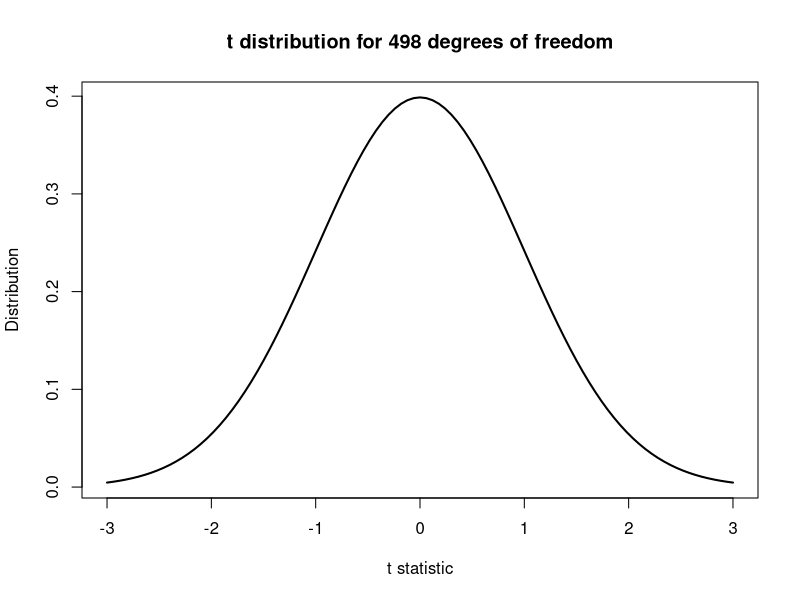
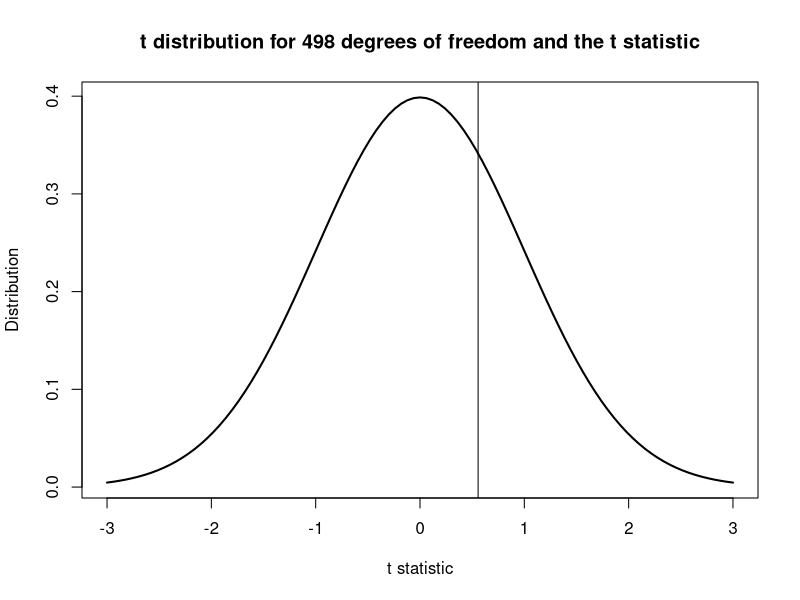
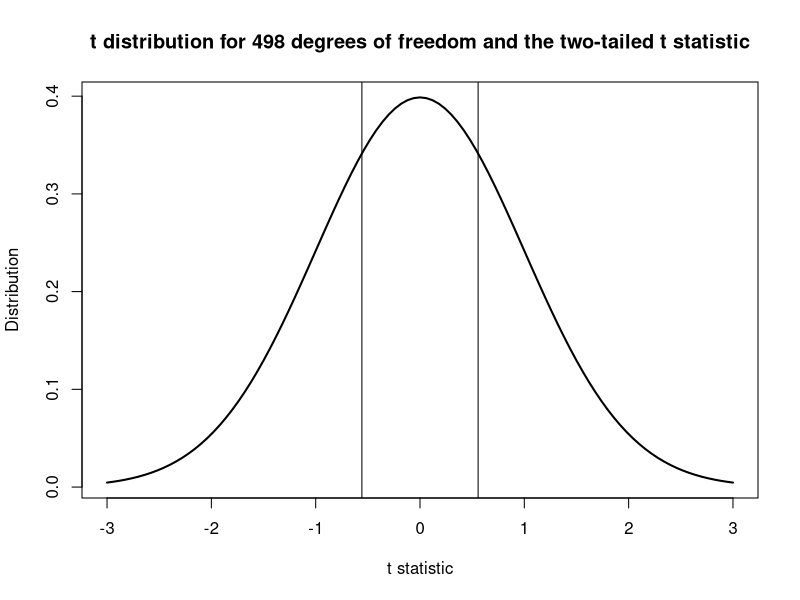
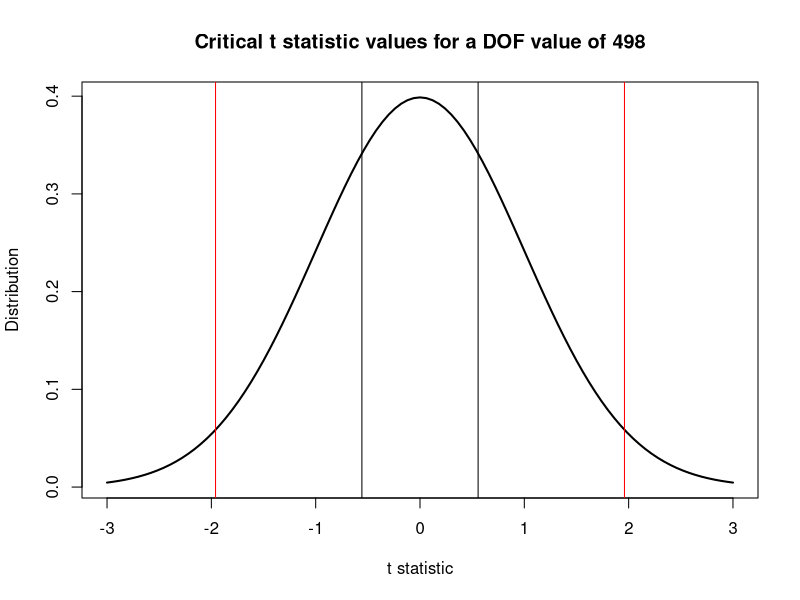
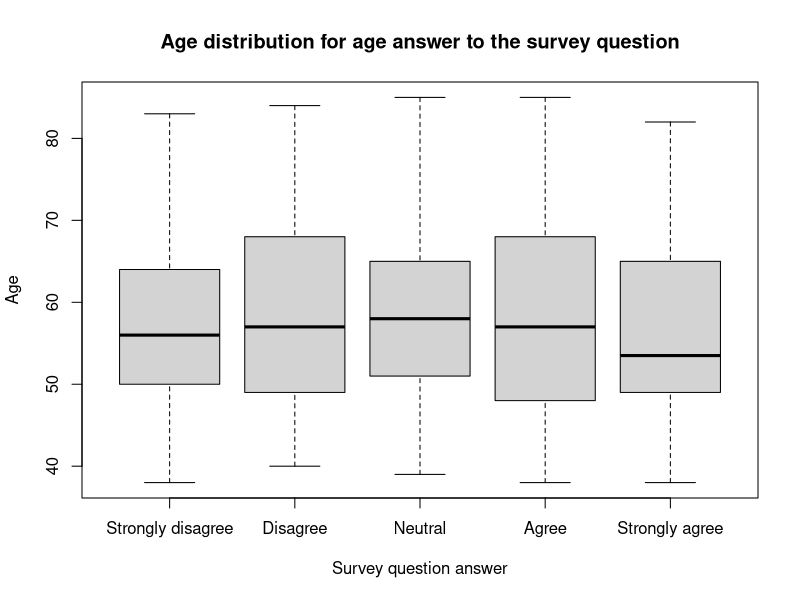

Source code (R) for these figures, in order:
## ---- chunk 1
knitr::opts_chunk$set(echo = TRUE)
setwd(getwd())
## ---- chunk 2
library(dplyr)
library(car)  # For Levene's test
## ---- chunk 3
df <- read.csv("ProjectData.csv")  # Using the built-in read.csv function
## ---- chunk 4
table(df$Group)  # Count the occurences of each of the sample space values
## ---- chunk 5
# Selecting only the Age column values but splitting those by the sample space
# of the Group column
group_I_age <- pull(df %>% filter(Group == "I") %>% 
  select(Age))  # Only patients that have a data point value of I in the Group column
group_II_age <- pull(df %>% filter(Group == "II") %>% 
  select(Age))  # Only patients that have a data point value of II in the Group column
## ---- chunk 6
t.test(group_I_age,  # Age values of patients in group I
       group_II_age,  # Age values of patients in group II
       var.equal = TRUE)  # Stating that we are assuming equal variances
## ---- chunk 7
curve(dt(x, df = 498),
      from = -3, to = 3,
      lwd = 2,
      main = "t distribution for 498 degrees of freedom",
      ylab = "Distribution",
      xlab = "t statistic")
## ---- chunk 8
curve(dt(x, df = 498),
      from = -3, to = 3,
      lwd = 2,
      main = "t distribution for 498 degrees of freedom and the t statistic",
      ylab = "Distribution",
      xlab = "t statistic")
abline(v = 0.557)
## ---- chunk 9
curve(dt(x, df = 498),
      from = -3, to = 3,
      lwd = 2,
      main = "t distribution for 498 degrees of freedom and the two-tailed t statistic",
      ylab = "Distribution",
      xlab = "t statistic")
abline(v = 0.557)
abline(v = -0.557)
## ---- chunk 10
curve(dt(x, df = 498),
      from = -3, to = 3,
      lwd = 2,
      main = "Critical t statistic values for a DOF value of 498",
      ylab = "Distribution",
      xlab = "t statistic")
abline(v = 0.557)
abline(v = -0.557)
abline(v = -1.96,
       col = "red")
abline(v = 1.96,
       col = "red")
## ---- chunk 11
pt(-0.557,  # Use the left-hand side t statistic as the area is calculate from negative infinity
   498) * 2  # Multiply by 2 for two-tailed hypothesis
## ---- chunk 12
pt(-1.96,
   498) * 2
## ---- chunk 13
df %>% group_by(Group) %>% 
  summarise(VAR = var(Age))
## ---- chunk 14
leveneTest(df$Age ~ df$Group)
## ---- chunk 15
df$Survey <- factor(df$Survey,
                    levels = c(1, 2, 3, 4, 5),
                    labels = c("Strongly disagree",
                               "Disagree",
                               "Neutral",
                               "Agree",
                               "Strongly agree"))
## ---- chunk 16
anova_age_survey <- aov(df$Age ~ df$Survey)
summary(anova_age_survey)
## ---- chunk 17
TukeyHSD(anova_age_survey)
## ---- chunk 18
df %>% group_by(Survey) %>% 
  summarise(Ave = mean(Age),
            SD = sd(Age),
            MIN = min(Age),
            MED = median(Age),
            MAX = max(Age),
            IQR = IQR(Age))
## ---- chunk 19
boxplot(df$Age ~ df$Survey,
        main = "Age distribution for age answer to the survey question",
        xlab = "Survey question answer",
        ylab = "Age")
